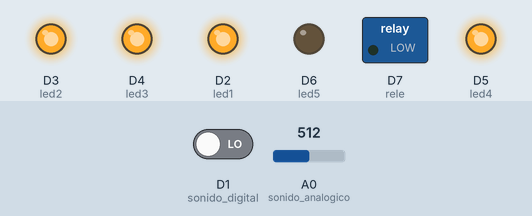
This sketch was run on a simulated ESP8266 (NodeMCU). On the bench: switched loads named in the sketch (green lamp = pin HIGH), output pins drawn as LEDs (lit = HIGH). The inputs (shaded band) are chosen by the test bench; at power-on: A0 (sonido_analogico) = 512, D1 (sonido_digital) LOW. What the sketch prints to the serial monitor is not drawn.

Above: at 1.2 s.
1.3 s: A0 (sonido_analogico) set to 745
At 1.8 s:
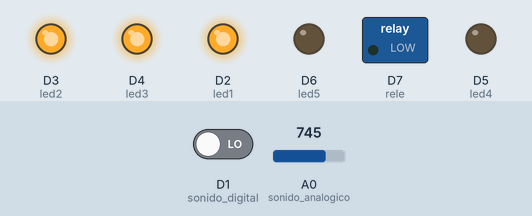
4.3 s: A0 (sonido_analogico) set to 765
At 7.15 s:
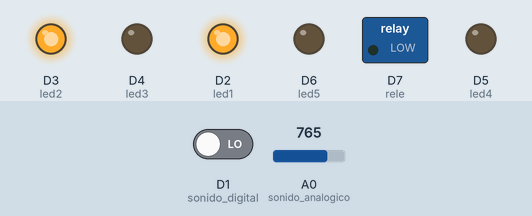
7.3 s: A0 (sonido_analogico) set to 743
At 8.5 s:
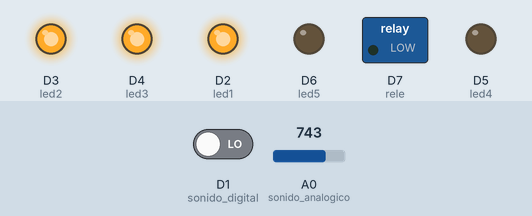
8.8 s: A0 (sonido_analogico) set to 690
At 11.2 s:
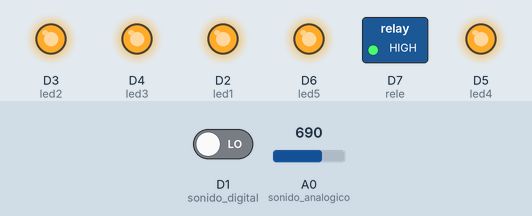
11.5 s: A0 (sonido_analogico) set to 785
At 14.25 s:
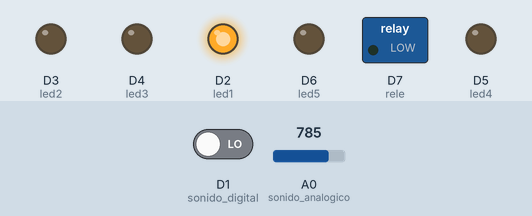
14.5 s: A0 (sonido_analogico) set to 0
At 15.6 s:
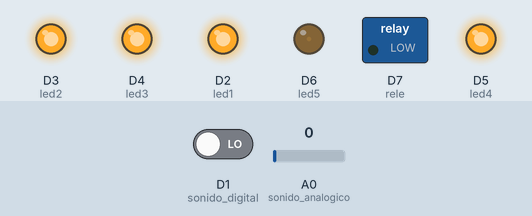
Timing chart, 0 to 18.5 s (numbered marks = the images above; inputs shaded):
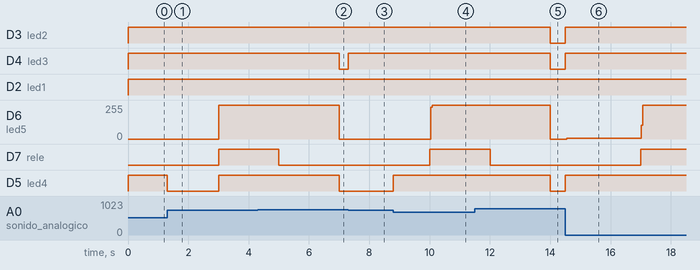

The sketch:

mic-led.ino
```cpp
#include <arduino-timer.h>

auto timer = timer_create_default(); // create a timer with default settings
int pico = 0;
int led1 = D2;
int led2 = D3;
int led3 = D4;
int led4 = D5;
int led5 = D6;
int rele = D7;
int sonido_digital = D1;
int sonido_analogico = A0;

void setup() {
  Serial.begin(115200);
  pinMode(led1, OUTPUT);
  pinMode(led2, OUTPUT);
  pinMode(led3, OUTPUT);
  pinMode(led4, OUTPUT);
  pinMode(led5, OUTPUT);
  pinMode(rele, OUTPUT);
  pinMode(sonido_digital, INPUT);

  timer.every(3000, toggle_led);

}

bool toggle_led(void *) {

  if (pico > 2){
    digitalWrite (led1, HIGH);
    digitalWrite (led2, HIGH);
    digitalWrite (led3, HIGH);
    digitalWrite (led4, HIGH);
    digitalWrite (led5, HIGH);
    Serial.println("ACTIVAR EL RELE AHORA");
    digitalWrite (rele, HIGH);
    delay(2000);
    digitalWrite (rele, LOW);
    delay(2000);
    Serial.print("\t");
    Serial.println("reinicie pico");
    digitalWrite (led1, LOW);
    digitalWrite (led2, LOW);
    digitalWrite (led3, LOW);
    digitalWrite (led4, LOW);
    digitalWrite (led5, LOW);
  }
  pico=0;
  return true; // keep timer active? true
}


void loop() {
  int val_digital = digitalRead(sonido_digital);
  int val_analogico = analogRead(sonido_analogico);

  Serial.print(val_analogico);
  Serial.print("\t");
  Serial.println(val_digital);
  Serial.print("\t");
  Serial.println(pico);

  timer.tick(); // tick the timer
  if (val_analogico<700){
    digitalWrite (led1, HIGH);
    digitalWrite (led2, HIGH);
    digitalWrite (led3, HIGH);
    digitalWrite (led4, HIGH);
    digitalWrite (led5, HIGH);
    pico ++;
  }
  if (val_analogico < 735){
    digitalWrite (led1, HIGH);
    digitalWrite (led2, HIGH);
    digitalWrite (led3, HIGH);
    digitalWrite (led4, HIGH);
    digitalWrite (led5, LOW);

  }
  else if (val_analogico < 755){
    digitalWrite (led1, HIGH);
    digitalWrite (led2, HIGH);
    digitalWrite (led3, HIGH);
    digitalWrite (led4, LOW);
    digitalWrite (led5, LOW);
  }
    else if (val_analogico < 775){
    digitalWrite (led1, HIGH);
    digitalWrite (led2, HIGH);
    digitalWrite (led3, LOW);
    digitalWrite (led4, LOW);
    digitalWrite (led5, LOW);
  }
    else if (val_analogico < 800){
    digitalWrite (led1, HIGH);
    digitalWrite (led2, LOW);
    digitalWrite (led3, LOW);
    digitalWrite (led4, LOW);
    digitalWrite (led5, LOW);

  }

}
```

Measured:
- the behaviour switches between 755 and 754 on A0 (sonido_analogico) (found by bisection; images 2 and 3)
- after the input at 1.3 s, D5 (led4): HIGH → LOW at once, → HIGH 1.7 s later
- after the input at 4.3 s, D4 (led3): HIGH → LOW after 2.7 s
- after the input at 7.3 s, D4 (led3): LOW → HIGH at once
- after the input at 8.8 s, D6 (led5): 0/255 → 255/255 after 1.2 s; D7 (rele): LOW → HIGH after 1.2 s; D5 (led4): LOW → HIGH at once
- after the input at 11.5 s, D3 (led2), D4 (led3), D5 (led4): HIGH → LOW after 2.5 s; D6 (led5): 255/255 → 0/255 after 2.5 s
- after the input at 14.5 s, D3 (led2), D4 (led3), D5 (led4): LOW → HIGH at once; D6 (led5): 0/255 → 6/255 at once, → 255/255 2.5 s later; D7 (rele): LOW → HIGH after 2.5 s
